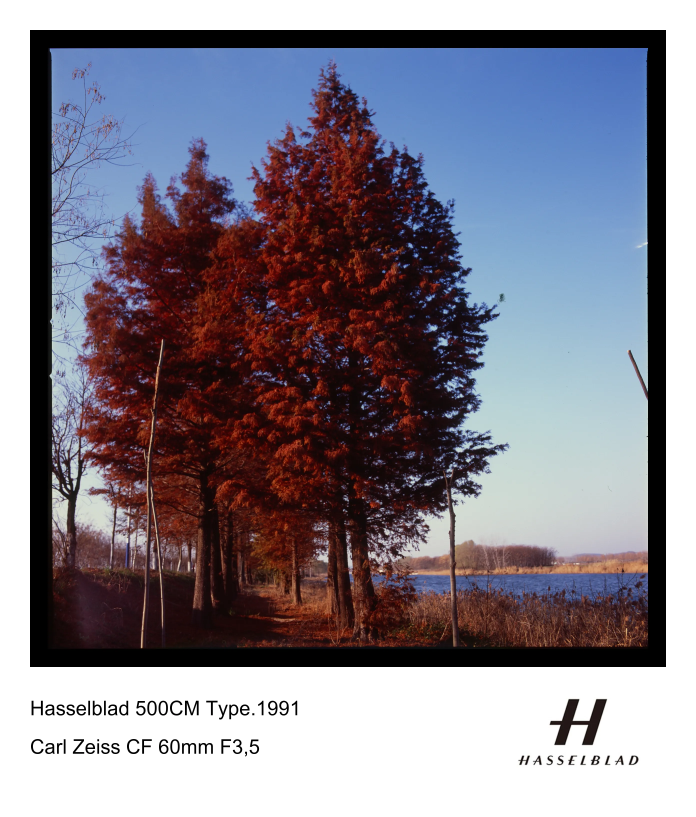
#> input picture imgdone/1547-09.webp, 2784 x 3268 px, given in place of 1547-09.JPG, which was not available (shown at 1/4 size)
$ python color_extract.py
#> lines starting #> are read from the running program, lines starting #| are printed output that depends on the picture; pictures that were not available may be replaced by others from this repository, and a replacement may not be noted
from PIL import Image
import numpy as np
from sklearn.cluster import KMeans
import matplotlib.pyplot as plt


def extract_main_colors(image, num_colors=3):
    # 打开图像并转换为RGB模式

    # 缩小图像尺寸
    image = image.resize((256, 256))

    # 将图像转换为numpy数组
    image_np = np.array(image)

    # 将图像数据重塑为二维数组
    pixels = image_np.reshape(-1, 3)

    # 使用KMeans聚类算法提取主要颜色
    kmeans = KMeans(n_clusters=num_colors, max_iter=200, n_init=1)
    kmeans.fit(pixels)

    # 获取聚类中心（主要颜色）
    main_colors = kmeans.cluster_centers_.astype(int)

    return main_colors


def plot_colors(colors):
    # 创建一个空白图像用于显示颜色
    color_image = np.zeros((20, 200, 3), dtype=int)

    # 计算每个颜色块的宽度
    block_width = color_image.shape[1] // len(colors)

    for i, color in enumerate(colors):
        color_image[:, i * block_width:(i + 1) * block_width] = color
    Image.fromarray(color_image.astype('uint8'))
    return color_image
    # plt.imshow(color_image)
    # plt.axis('off')
    # plt.show()


# 使用示例
if __name__=='__main__':
    image_path = "imgtoprocess/hassel_CF60/1547-09.JPG"
    img=Image.open(image_path).convert('RGB')
#> img is the input picture: PIL image 2784x3268 RGB; mean R, G, B 133, 128.5, 139.7
    main_colors = extract_main_colors(img, num_colors=4)
#> in extract_main_colors, `image = image.resize((256, 256))`:
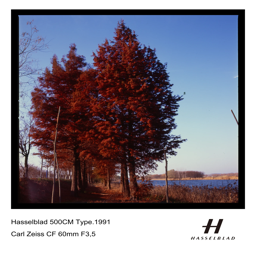
#> image: PIL image 256x256 RGB; mean R, G, B 133, 128.5, 139.7
#> main_colors = [[94, 54, 55], [245, 247, 247], [121, 149, 193], [34, 11, 11]]
    plot_colors(main_colors)
#> in plot_colors, `block_width = color_image.shape[1] // len(colors)`: block_width = 50
#> the loop in plot_colors, `for i, color in enumerate(colors):` made 4 passes
#> after the loop in plot_colors, `for i, color in enumerate(colors):`:
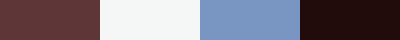
#> color_image: shape (20, 200, 3) int64 (shown 2 times larger); mean of channels 0, 1, 2 123.5, 115.2, 126.5; drawn as R, G, B

    print("主要颜色:", main_colors)
#| 主要颜色: [[ 94  54  55]
#|  [245 247 247]
#|  [121 149 193]
#|  [ 34  11  11]]

$ run again, with imgdone/1a.webp copied over imgdone/1547-09.webp
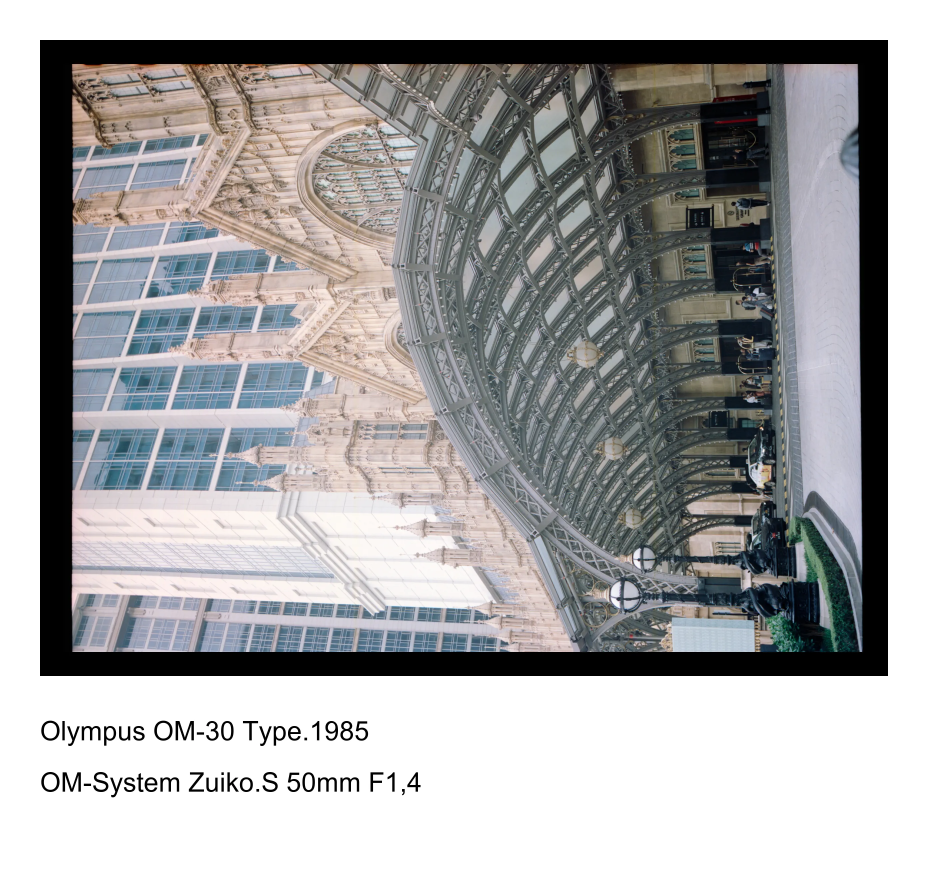
#> input picture imgdone/1a.webp, 2784 x 2628 px, given in place of 1547-09.JPG, which was not available (shown at 1/3 size)
#> img is the input picture: PIL image 2784x2628 RGB; mean R, G, B 166.7, 166.4, 167.2
#> in extract_main_colors, `image = image.resize((256, 256))`:
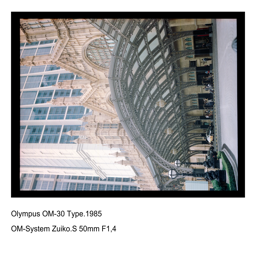
#> image: PIL image 256x256 RGB; mean R, G, B 166.7, 166.4, 167.2
#> main_colors = [[182, 176, 178], [12, 14, 15], [252, 251, 250], [102, 108, 108]]
#> block_width = 50
#> the loop in plot_colors, `for i, color in enumerate(colors):` made 4 passes
#> after the loop in plot_colors, `for i, color in enumerate(colors):`:
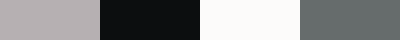
#> color_image: shape (20, 200, 3) int64 (shown 2 times larger); mean of channels 0, 1, 2 137, 137.2, 137.8; drawn as R, G, B
#| 主要颜色: [[182 176 178]
#|  [ 12  14  15]
#|  [252 251 250]
#|  [102 108 108]]

$ run again, with imgdone/2024-02-23-0003.webp copied over imgdone/1547-09.webp
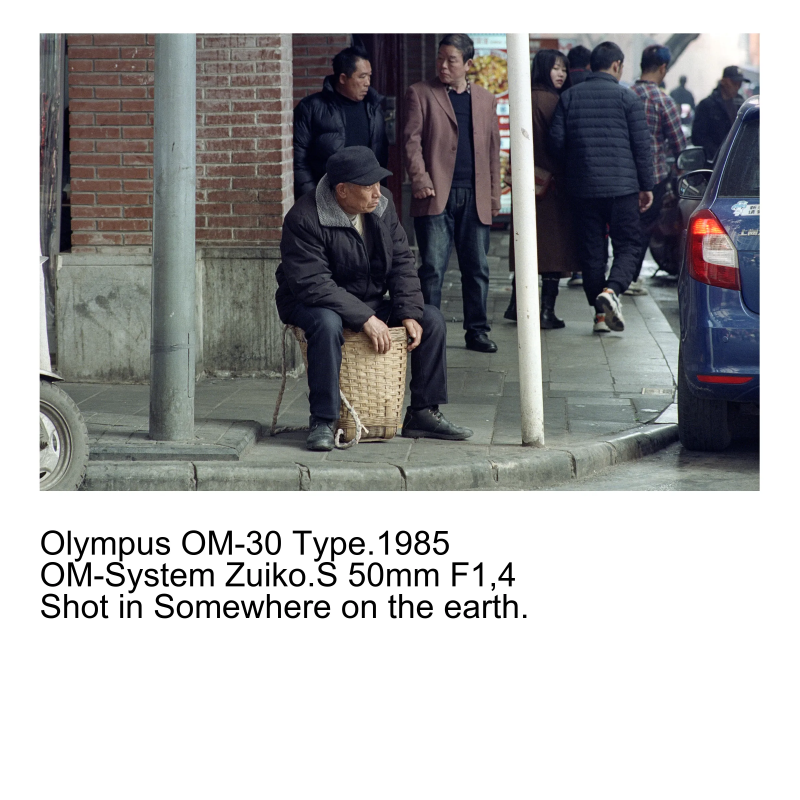
#> input picture imgdone/2024-02-23-0003.webp, 2400 x 2400 px, given in place of 1547-09.JPG, which was not available (shown at 1/3 size)
#> img is the input picture: PIL image 2400x2400 RGB; mean R, G, B 168.7, 168.8, 169.6
#> in extract_main_colors, `image = image.resize((256, 256))`:
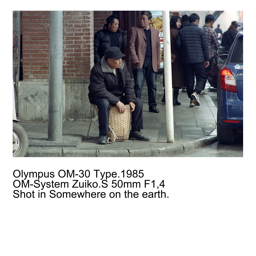
#> image: PIL image 256x256 RGB; mean R, G, B 168.5, 168.6, 169.4
#> main_colors = [[150, 155, 147], [252, 252, 252], [30, 30, 45], [97, 93, 91]]
#> block_width = 50
#> the loop in plot_colors, `for i, color in enumerate(colors):` made 4 passes
#> after the loop in plot_colors, `for i, color in enumerate(colors):`:
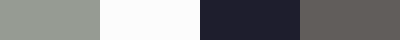
#> color_image: shape (20, 200, 3) int64 (shown 2 times larger); mean of channels 0, 1, 2 132.2, 132.5, 133.8; drawn as R, G, B
#| 主要颜色: [[150 155 147]
#|  [252 252 252]
#|  [ 30  30  45]
#|  [ 97  93  91]]

$ run again, with imgdone/2024-02-23-0017.webp copied over imgdone/1547-09.webp
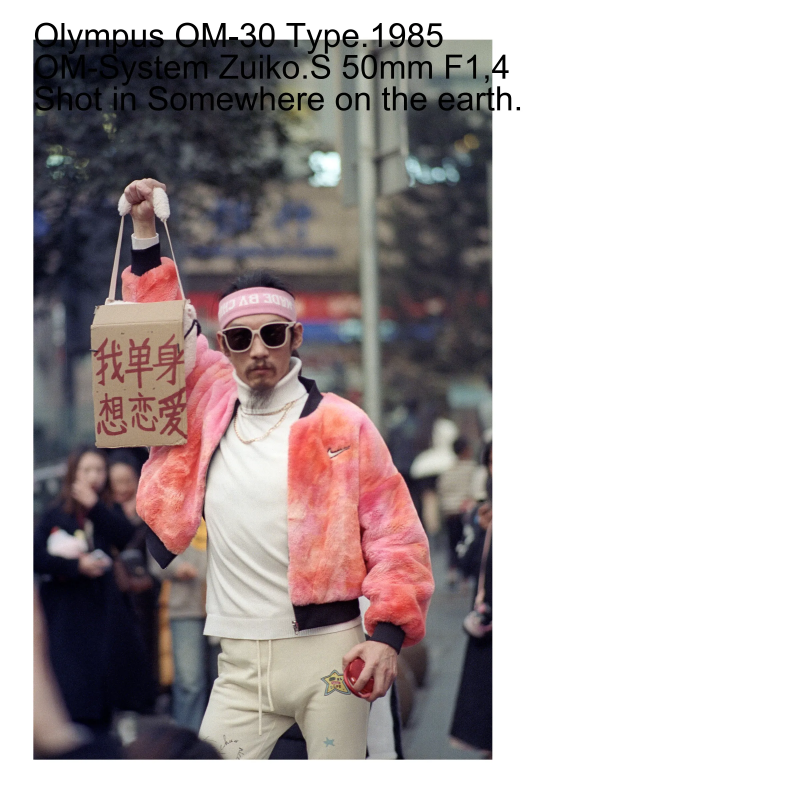
#> input picture imgdone/2024-02-23-0017.webp, 2400 x 2400 px, given in place of 1547-09.JPG, which was not available (shown at 1/3 size)
#> img is the input picture: PIL image 2400x2400 RGB; mean R, G, B 180.9, 173.1, 173.7
#> in extract_main_colors, `image = image.resize((256, 256))`:
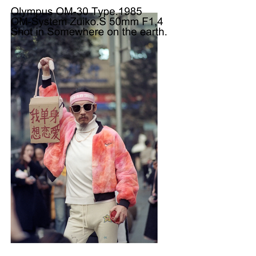
#> image: PIL image 256x256 RGB; mean R, G, B 180.8, 173, 173.6
#> main_colors = [[39, 38, 48], [253, 253, 253], [195, 159, 151], [117, 103, 102]]
#> block_width = 50
#> the loop in plot_colors, `for i, color in enumerate(colors):` made 4 passes
#> after the loop in plot_colors, `for i, color in enumerate(colors):`:
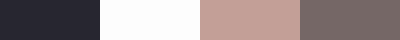
#> color_image: shape (20, 200, 3) int64 (shown 2 times larger); mean of channels 0, 1, 2 151, 138.2, 138.5; drawn as R, G, B
#| 主要颜色: [[ 39  38  48]
#|  [253 253 253]
#|  [195 159 151]
#|  [117 103 102]]
